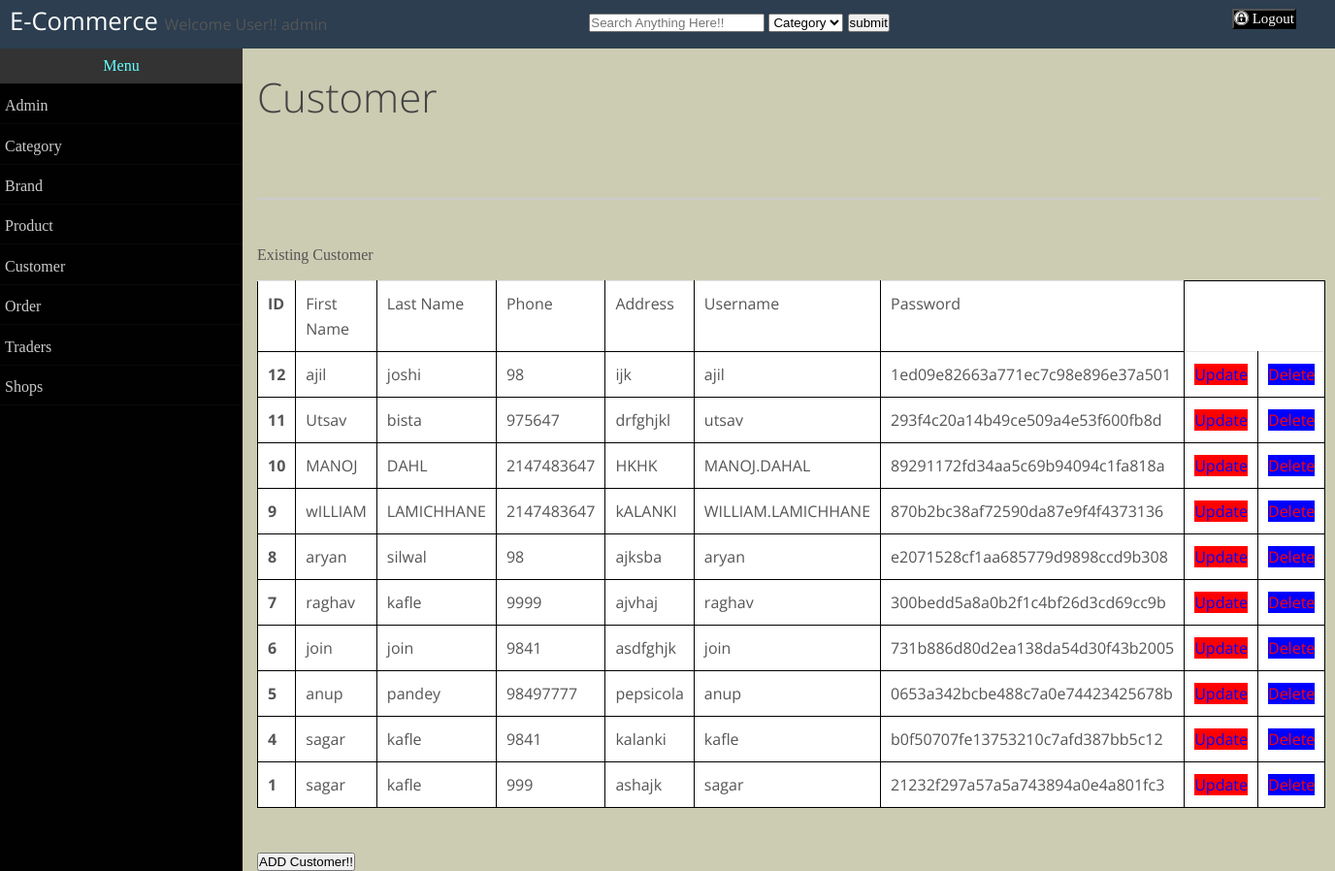
The page /Dashboard/customer.php (signed in) on the database its author committed.
### tables this page shows
CREATE TABLE IF NOT EXISTS `customer` (
`id` int(64) NOT NULL,
  `firstName` varchar(64) NOT NULL,
  `lastName` varchar(128) NOT NULL,
  `phone` int(128) NOT NULL,
  `address` varchar(128) NOT NULL,
  `username` varchar(128) NOT NULL,
  `password` varchar(128) NOT NULL,
  `quantity` int(32) NOT NULL
);

### Dashboard/customer.php (the view, shortened to what this page needs)
<?php
include("header.php");
?>
<h2> Customer </h2><br><br><hr><br>
	<p id="addHeading">Existing Customer</p>
	<table id="displayTable">
		<tr>
			<td>ID</td>
			<td>First Name</td>
			<td>Last Name</td>
			<td>Phone</td>
			<td>Address</td>
			<td>Username</td>
			<td>Password</td>
		</tr>
	<?php
  		$sql=" SELECT customer.quantity, customer.id, customer.firstName, customer.lastName, customer.phone, customer.address, customer.username, customer.password FROM customer ORDER BY customer.id DESC ";
	 	$result = mysqli_query($connection,$sql);
    	 while($row = mysqli_fetch_assoc($result)){
	 	echo"<tr>";
	 	echo"<td>";
	 	echo $row['id'];
		echo"</td>";
		echo"<td>";
	 	echo $row['firstName'];
	 	echo"</td>";
	 	echo"<td>";
	 	echo $row['lastName'];
	 	echo"</td>";
	 	echo"<td>";
	 	echo $row['phone'];
	 	echo"</td>";
	 	echo"<td>";
	 	echo $row['address'];
	 	echo"</td>";
	 	echo"<td>";
	 	echo $row['username'];
	 	echo"</td>";
	 	echo"<td>";
	 	echo $row['password'];
	 	echo"</td>";
	 	echo "<td>  <a id='updateButton' href=updateCustomer.php?id=".$row['id'].">Update</a></td>";
	 	echo "<td>  <a onclick='return confirmDel()' id='deleteButton' href=?mode=del&id=".$row['id'].">Delete</a> </td>";
	 	echo"</tr>";
	 }
	?>
			</table>
			<br>
			<form method="post" action="addCustomer.php" >
				<input type="submit" name="submit1" value="ADD Customer!!">
			</form>
<?php
include("footer.php");
?>

### css/custom1.css (style rules this page uses)
* { margin: 0; padding: 0; }
body { background-color: #ccccb3; }
#addHeading { font-family: "Algerian"; font-size: 20 px; }
#displayTable, th, td { border: 1px solid black; text-align: left; }
#displayTable { border-collapse: collapse; }
#deleteButton { text-decoration: none; color: red; background-color: blue; }
#updateButton { text-decoration: none; color: blue; background-color: red; }

### rows shown on the page
customer: id "12", firstName "ajil", lastName "joshi", phone "98", address "ijk", username "ajil", password "1ed09e82663a771ec7c98e896e37a501"
customer: id "11", firstName "Utsav", lastName "bista", phone "975647", address "drfghjkl", username "utsav", password "293f4c20a14b49ce509a4e53f600fb8d"
customer: id "10", firstName "MANOJ", lastName "DAHL", phone "2147483647", address "HKHK", username "MANOJ.DAHAL", password "89291172fd34aa5c69b94094c1fa818a"
customer: id "9", firstName "wILLIAM", lastName "LAMICHHANE", phone "2147483647", address "kALANKI", username "WILLIAM.LAMICHHANE", password "870b2bc38af72590da87e9f4f4373136"
customer: id "8", firstName "aryan", lastName "silwal", phone "98", address "ajksba", username "aryan", password "e2071528cf1aa685779d9898ccd9b308"
customer: id "7", firstName "raghav", lastName "kafle", phone "9999", address "ajvhaj", username "raghav", password "300bedd5a8a0b2f1c4bf26d3cd69cc9b"
customer: id "6", firstName "join", lastName "join", phone "9841", address "asdfghjk", username "join", password "731b886d80d2ea138da54d30f43b2005"
customer: id "5", firstName "anup", lastName "pandey", phone "98497777", address "pepsicola", username "anup", password "0653a342bcbe488c7a0e74423425678b"
customer: id "4", firstName "sagar", lastName "kafle", phone "9841", address "kalanki", username "kafle", password "b0f50707fe13753210c7afd387bb5c12"
customer: id "1", firstName "sagar", lastName "kafle", phone "999", address "ashajk", username "sagar", password "21232f297a57a5a743894a0e4a801fc3"

### other values the page prints
$_SESSION["adminuser"] "admin"
